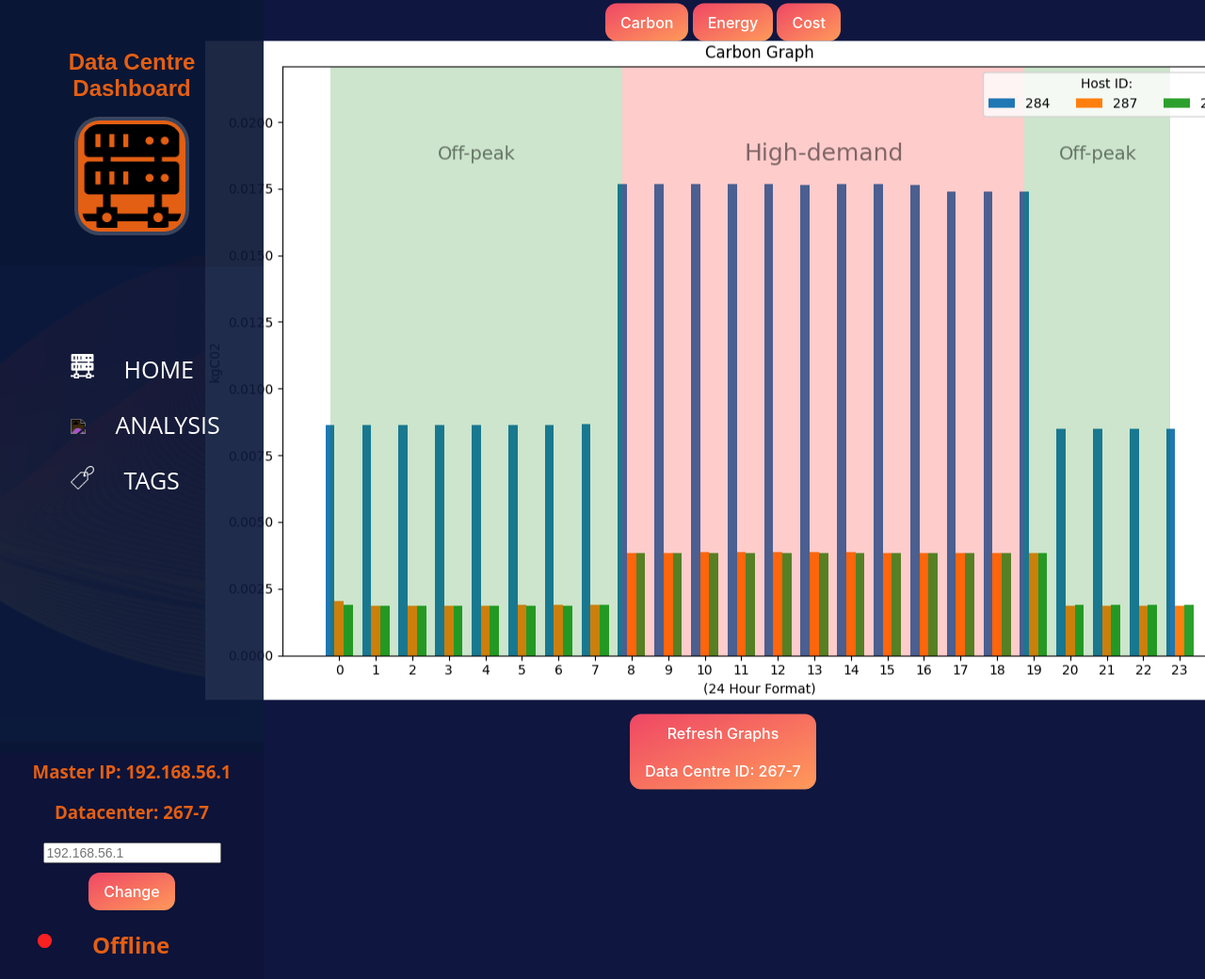
/dashboard/analysis/, run on the app's committed database.
### dashboard/models.py (models this page shows)
class Application(models.Model):
    masterip = models.CharField(null=True, max_length=25)
    current = models.CharField(null=True, max_length=25)
    configured = models.IntegerField(null=True, default = 0)
    threshold_low = models.FloatField(null=True, max_length=25, default=15)
    threshold_medium = models.FloatField(null=True, max_length=25, default=30)
    carbon_tariff_low = models.FloatField(null=True, max_length=25, default=1)
    carbon_tariff_high = models.FloatField(null=True, max_length=25, default=1.2)
    cost_tariff_low = models.FloatField(null=True, max_length=25, default=1)
    cost_tariff_high = models.FloatField(null=True, max_length=25, default=1.2)

### dashboard/views.py (the view, shortened to what this page needs)
# urls.py: path('analysis/', views.analysis, name="analysis")
def analysis(request):
    context = {}
    master = services.get_master()
    current_sub = services.get_current_sub_id()
    if Application.objects.filter(masterip=master).values().all().get()['current']==None:
        return services.prompt_configuration(request, "analysis")
    analysis = Analysis.objects.filter(masterip=master).filter(sub_id=current_sub).all().values().get()
    context['page'] = 'analysis'
    context['master'] = master
    context['current'] = services.get_current_for_html()
    context['carbon'] = analysis['carbon_graph']
    context['energy'] = analysis['energy_graph']
    context['cost'] = analysis['cost_graph']
    status = asset_services.get_available_datacenters()
    context['online'] = "false"
    if status!=ConnectionRefusedError:
        context['online'] = 'true'
    return render(request, 'dashboard/analysis.html', context)

### dashboard/services/asset_services.py (called while the page is built, shortened)
def get_available_datacenters():
    services.check_master()
    master = services.get_master()
    url = services.datacenter_url(master)
    try:
        response = requests.get(url,
                                headers={'Content-Type': 'application/json', 'Accept': "application/json"},
                                timeout=5
                                )
    except Exception: return ConnectionRefusedError

### dashboard/services/services.py (called while the page is built)
def get_current_sub_id():
    try:
        return str(Application.objects.all().values().get()['current'])
    except: return Application.DoesNotExist

def get_master():
    try:
        return Application.objects.all().values().get()["masterip"]
    except: return Application.DoesNotExist

def get_current_for_html():
    try:
        current = str(Application.objects.filter(masterip=get_master()).all().values().get()['current'])
    except:
        current='-'
    return current

def check_master():
    if Application.objects.count()==0:
        Application.objects.create(masterip="localhost")

def datacenter_url(master):
    return "http://"+master+":8080/papillonserver/rest/datacenters/"

### dashboard/templates/dashboard/analysis.html (shortened to what this page needs)
{% include 'dashboard/home.html'%}
{% load static %}
{% block content %}
  <div class="analysis">
    <div class="tab">
      <button class="tablinks" onclick="openCity(event, 'Carbon')" id="defaultOpen">Carbon</button>
      <button class="tablinks" onclick="openCity(event, 'Energy')">Energy</button>
      <button class="tablinks" onclick="openCity(event, 'Cost')">Cost</button>
      <br>
    </div>
    <div id="Carbon" class="tabcontent">
      <div class="img_container">
        <img alt="">
      </div>
    </div>
    <div class="refresh-button">
      <form method="POST">
        <button onclick="javascript:document.getElementById('page-loader').style.display='block';" class="refresh" name="refresh" value={{current}}>Refresh Graphs<br>Data Centre ID: {{current}}</button>
      </form>
    </div>
  </div>
{% endblock %}

### dashboard/templates/dashboard/home.html (shortened to what this page needs)
{% load static %}
<!DOCTYPE html>
<html lang="en">
  <head>
    <link rel="stylesheet" href="{% static 'dashboard/main.css' %}">
  </head>
 <div class="page-container">
  <div class="menu-container">
    <nav class = "menu">
      <div class = "logo">
        <h2>Data Centre Dashboard</h2>
        <a href="{% url 'loadDC' %}"><img alt="ICON" src="{% static 'dashboard/icons/server-icon.png' %}" width="190"/></a>
      </div>
      <ul>
        <li tabindex="0" class="server-icon">
          <img src="{% static 'dashboard/icons/server-icon.png' %}" >
          {% if page == "home" %}<a class="active" href="{% url 'loadDC' %}">HOME</a>{% else %} <a href="{% url 'loadDC' %}">HOME</a>{% endif %}
        </li>
        <li tabindex="0" class="icon-tag">
          <img src="{% static 'dashboard/icons/data-analysis-icon.png' %}" >
          {% if page == "analysis" %}<a class="active" href="{% url 'analysis' %}">ANALYSIS</a>{% else %} <a href="{% url 'analysis' %}">ANALYSIS</a>{% endif %}
        </li>
        <li tabindex="0" class="icon-analysis">
          <img src="{% static 'dashboard/icons/tag-label-icon.png' %}" >
          {% if page == "tags" %}<a class="active" href="{% url 'tags' %}">TAGS</a>{% else %} <a href="{% url 'tags' %}">TAGS</a>{% endif %}
        </li>
      </ul>
      <div class="nav-status">
        <div class="current-status">
            <h3>Master IP: {{master}}</h3>
            <h3>Datacenter: {{current}}</h3>
          </div>
        <a class="a2">
          <form method="POST">
            <input type="text" id="ip" name="ip" placeholder={{master}}>
            <br>
            <button type="submit" class="save">Change</button>
          </form>
        </a>
        <div class="status-indicator">
          {%if online == "true"%}
          <div class="online-indicator">
            <span class="blink"></span>
          </div>
          <h2>Online</h2>
          {%else%}
          <div class="online-indicator" style="background-color: #f82121;">
            <span class="blink" style="background-color: #f82121;"></span>
          </div>
          <h2>Offline</h2>
          {%endif%}
        </div>
      </div>
    </nav>
  </div>
</div>
</html>

### dashboard/static/dashboard/main.css (style rules this page uses)
:root { --bg-colour: rgba(11, 26, 59, 0.918); --bg-offset: rgb(89, 107, 145); --table-offset: rgba(187, 143, 104, 0.925); --table-colour: rgba(23, 38, 71, 0.829); --nav-colour: rgb(227, 95, 19); --page-font: #fff; --font-header: rgb(227, 95, 19); --table-shadow: rgba(255,255,255,0.2); }
.menu-container { width: 280px; }
.menu { background: var(--bg-colour); height:100vh; width: 280px; position: fixed; top:0; left:0; z-index:5; outline:none; }
.menu ul { list-style:none; padding:0.5em 0; margin:0; padding-top: 80px; }
.menu li { padding: 0.5em 1em 0.5em 3em; font-size:25px; font-weight: regular; background-repeat:no-repeat; background-position:left 15px center; background-size:auto 20px; transition:all 0.15s linear; cursor:pointer; }
.menu li img { margin-right: 25px; -webkit-filter: invert(100%); filter: invert(100%); width: 25px; }
a { color: inherit; text-decoration: inherit; }
.logo { background:rgba(0,0,0,0.1); padding: 2em 0.5em; text-align:center; }
.logo img { background-color: var(--nav-colour); width:40%; border-radius:20%; overflow:hidden; border:4px solid var(--nav-colour); box-shadow:0 0 0 4px var(--table-shadow); }
.logo h2 { font-weight: bold; margin-bottom: 20px; font-family: sans-serif; color: var(--font-header); }
.nav-status { background:rgba(0,0,0,0.1); width: 280px; text-align: center; position: fixed; bottom: 0; background:rgba(0,0,0,0.1); color: var(--nav-colour); }
.nav-status button { margin-top: 10px; }
.nav-status h2 { text-align: left; margin-left: 35%; }
.online-indicator { float: left; margin-top: 5px; margin-left: 40px; background-color: #0fcc45; border-radius: 50%; }
span.blink { display: block; width: 15px; height: 15px; background-color: #0fcc45; opacity: 0.7; border-radius: 50%; animation: blink 1s linear infinite; }
button { margin-top: 10px; background: linear-gradient(to bottom right, #EF4765, #FF9A5A); border: 0; border-radius: 12px; color: #fff; cursor: pointer; display: inline-block; font-family: -apple-system,system-ui,"Segoe UI",Roboto,Helvetica,Arial,sans-serif; font-size: 16px; font-weight: 500; line-height: 2.5; outline: transparent; padding: 0 1rem; text-align: center; text-decoration: none; transition: box-shadow .2s ease-in-out; user-select: none; -webkit-user-select: none; touch-action: manipulation; white-space: nowrap; }
input { font-size: 14px; position: relative; padding: auto; }
.analysis { position: absolute; top: 40%; left: 60%; transform: translate(-50%, -50%); text-align: center; }

### data on the page
Application: masterip "192.168.56.1", current "267-7", ip "192.168.56.1"
